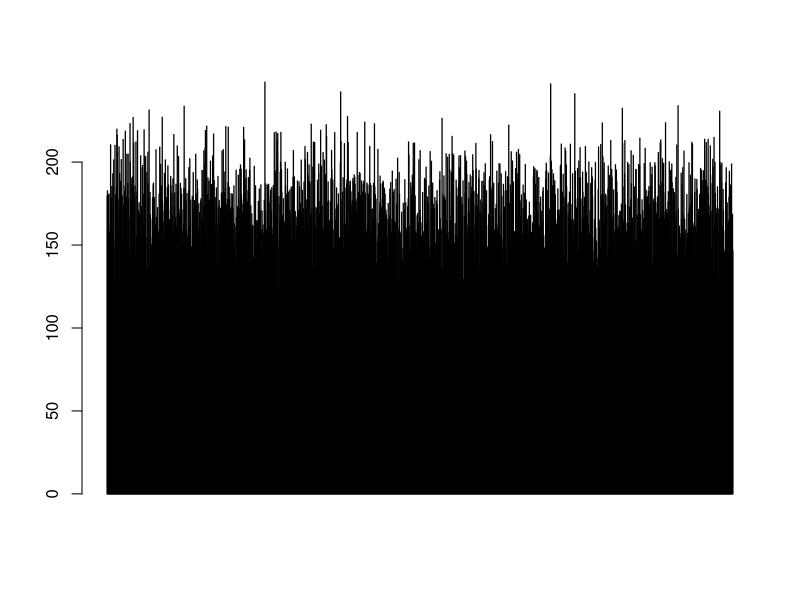
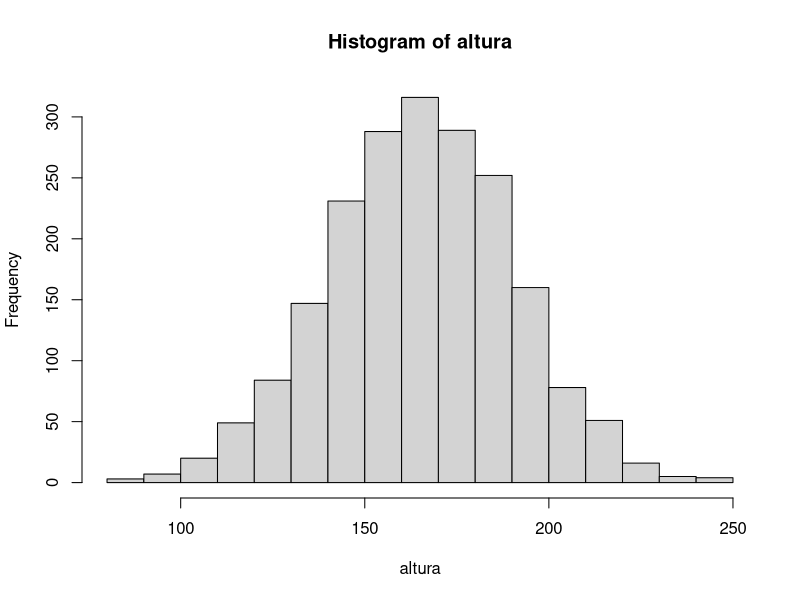
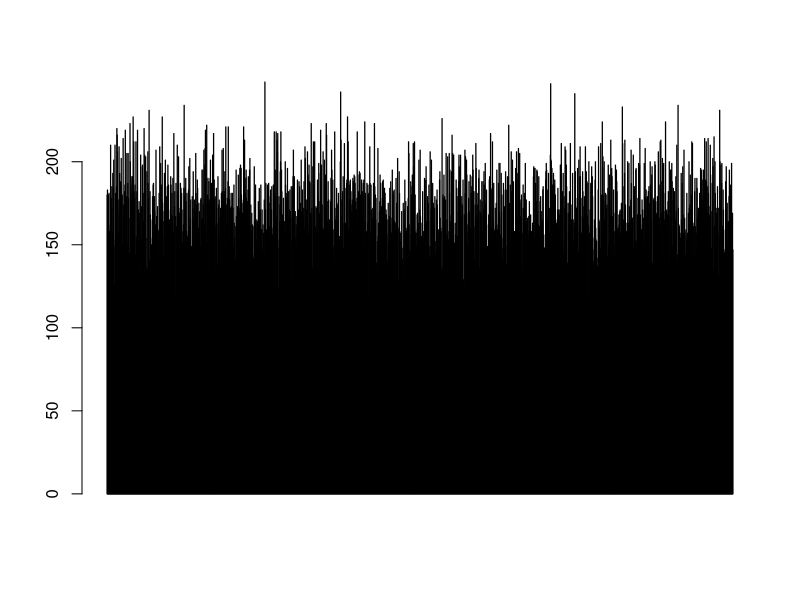
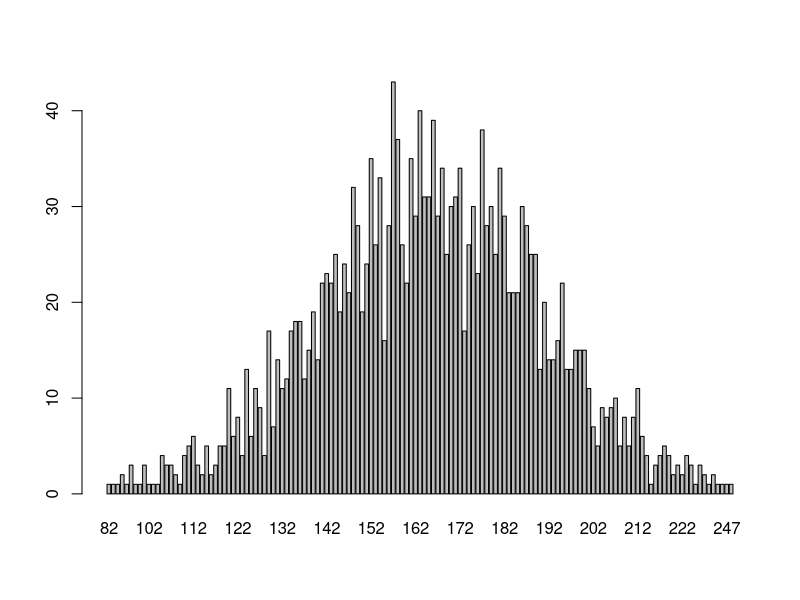
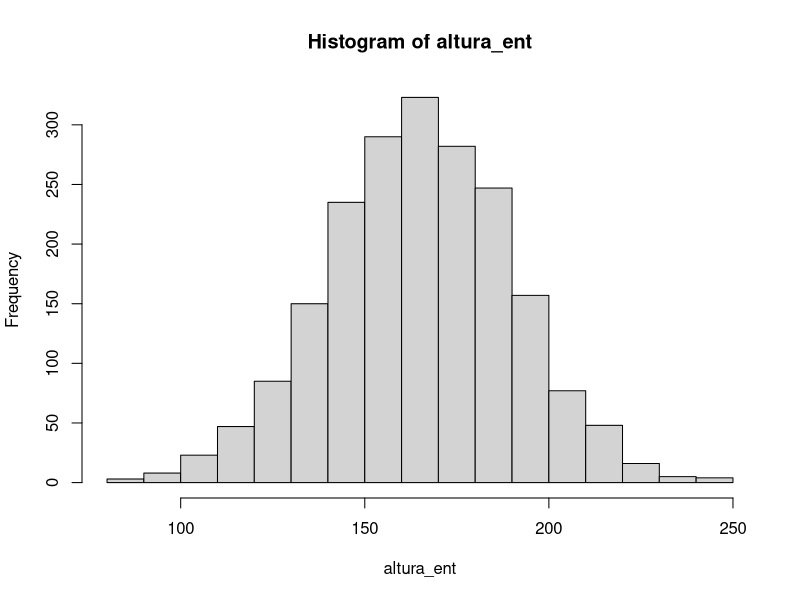
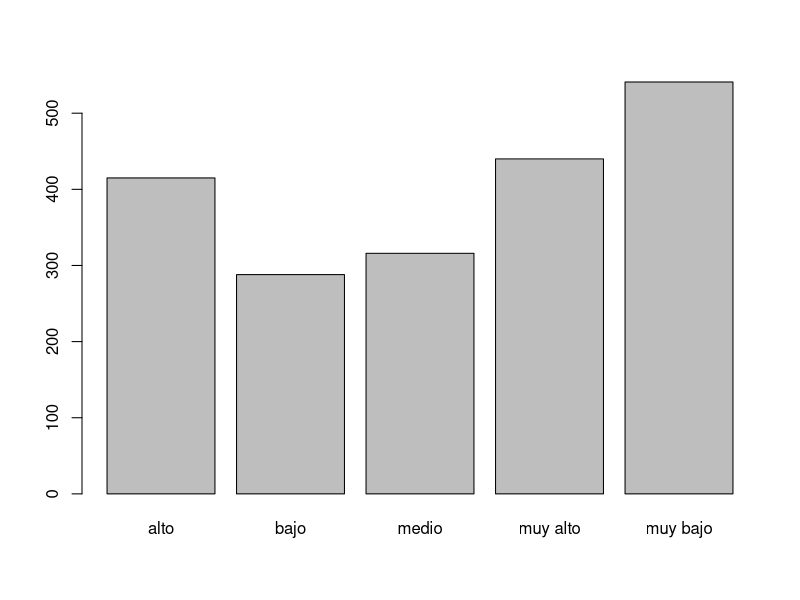
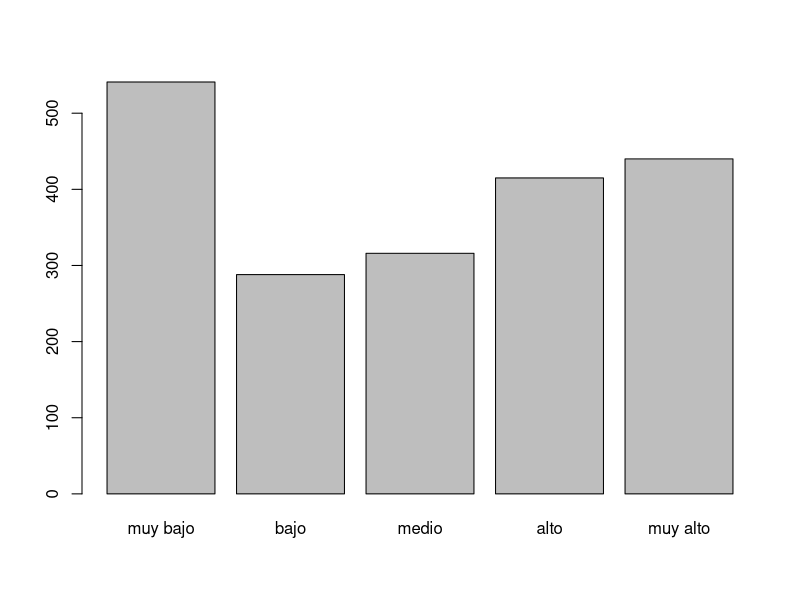

R code for these plots, in order:
# ejemplo de función
secuencia <- c("A", "T", "A", "C", "C", "T", "G", "G", "G")
secuencia

GC_percent<-function(x) {
  GC <-0
  for (n in x) {
    if (n == "G") GC <- GC + 1
    if (n == "C") GC <- GC + 1
  }
  return ((GC/(length(x)))*100)
}

# moda
vec <- c(1,1,1,0,0,3,3,3,3,2,2,2,2,2)

table(vec) # ordena pero nos da todos los valores, no la moda

max(table(vec)) # nos devuelve la frecuencia de la moda, pero no su valor

which(table(vec)==max(table(vec))) # devuelve el valor y su posición en el vector, pero no su frecuencia

names(which(table(vec)==max(table(vec)))) # devuelve la moda

# moda del sepal.length

names(which(table(iris$Sepal.Length) == max(table(iris$Sepal.Length))))

# funcion para la moda my_mode
my_mode <- function(x){
  tabla <- table(x)
  valor <- which(tabla==max(tabla))
  result <- names(valor)
  # result <- names(which(table(x)==max(table(x))))
  return (result)
}

my_mode(vec)

# Transformar una variable numérica a categoría
set.seed(12345)
altura <- rnorm(2000, 165, 25) # ojo, son cuantitativas continuas
barplot(altura) # no se usa, altura es discreta, no continua
table(altura)
hist(altura)

#intentar discretizar una variable continua
altura_ent <- round(altura,0)
table(altura_ent)
barplot(altura_ent)
barplot(table(altura_ent))
hist(altura_ent)

# recategorizamos:
# muy bajo < 150
# 150 <= bajo < 160
# 160 <= medio < 170
# 170 <= alto < 185
# 185 <= muy alto

altura>185 #devuelve un boleano para cada posición
altura[altura>185] #devuelve los valores del vector que cumplan esta condición
altura[altura>185 & altura <187]

altura.cat <- altura
altura.cat[altura<150] <- "muy bajo"  # reasignamos el valor asignado a las posiciones que pasamos en la condicion
altura.cat

altura.cat[altura>=150 & altura<160] <- "bajo"
altura.cat[altura>=160 & altura<170] <- "medio"
altura.cat[altura>=170 & altura<185] <- "alto"
altura.cat[altura>=185] <- "muy alto"
table(altura.cat)
barplot(table(altura.cat))

altura.cat<-factor(altura.cat)
table(altura.cat)
levels(altura.cat) # devuelve los nombres de los factores
labels(altura.cat) # índices de las posiciones
names(altura.cat)

# al definir el factor, tmb podemos especificar el orden de los factores (sort)
altura.cat <- factor(altura.cat, levels = c("muy bajo", "bajo", "medio", "alto", "muy alto"))
levels(altura.cat)
table(altura.cat)
barplot(table(altura.cat))
# as.numeric(altura.cat)  // para volver de factor a número

## Binomial
# Es una variable aleatoria discreta
# Se utiliza en experimentos aleatorios en los cuales solo se pueden darse 2 casos : éxito y fracaso. 
# (cara y cruz, sano y enfermo, ser del grupo 0 de sangre o no)

# prob(éxito) + prob(fracaso)= p + q = 1
# Si el experimento lo hacemos n veces, ya tenemos una binomial
# Ejemplo:
# p(p) = 0.4    //  p(q) = 0.6
# probabilidad de que pase p 2 veces de 5 intentos  /// insertar objeto -> formula matemática
# X ~ B(5,0.4)
# mirar en wikipedia
# factorial es x*(x-1)*(x-2)*..*1
dbinom(2, 5, 0.4)
choose (5,2)  # es calcular el factorial de 5 sobre 2
choose (5,2) * 0.4^2 * 0.6^3
